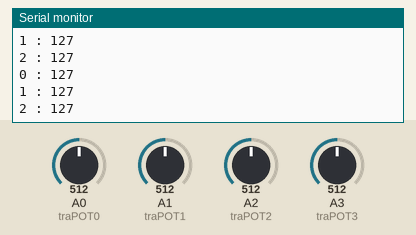
Recording of a sketch running on a simulated Arduino Uno, built with avr-gcc and run on an emulated ATmega328P. On the bench: the last lines printed to the serial monitor. The test bench sets the inputs (shaded band); at power-on: A1 (traPOT1) = 512, A3 (traPOT3) = 512, A0 (traPOT0) = 512, A2 (traPOT2) = 512. No radio packets arrive unless stated.

Above: at 4.2 s.
4.3 s: A1 (traPOT1) set to 743
At 4.43 s:
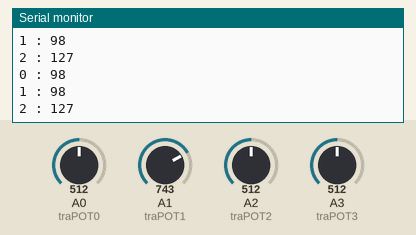
7.3 s: A3 (traPOT3) set to 539
At 7.36 s:
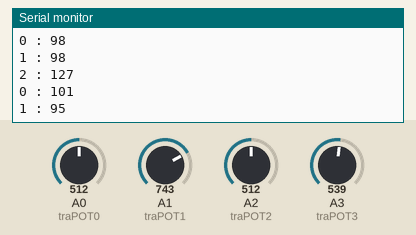
Timing chart, 0 to 10.3 s (numbered marks = the images above; inputs shaded):
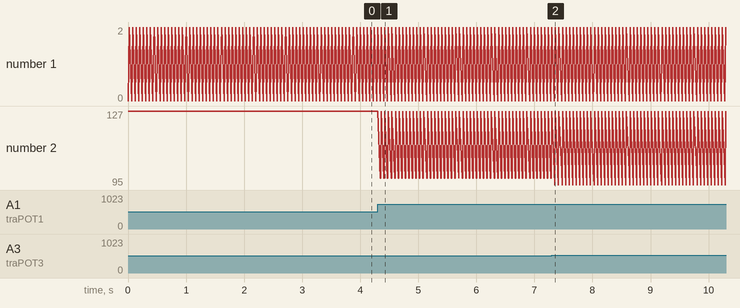

The sketch:

transmitter.ino
```cpp
//simple Tx on pin D12
//Written By : Mohannad Rawashdeh
// 3:00pm , 13/6/2013
//http://www.genotronex.com/
//..................................
#include <VirtualWire.h>

// variables envoyées par LoRa
byte controller[6];

// position du transmitter
int transmit = 5;

int traPOT0 = 0;
int traPOT1 = 1;
int traPOT2 = 2;
int traPOT3 = 3;

int LED = 13;

int valPOT0; // camera ?
int valPOT1; // vitesse
int valPOT2; // hauteur
int valPOT3; // direction

double traVal0; // valeur affectée au moteur gauche
double traVal1; // valeur affectée au moteur droit
double traVal2; // valeur affectée au moteur hauteur


int valLED;

boolean sended;

void setup() {

  vw_set_ptt_inverted(true); //
  vw_set_tx_pin(transmit);
  vw_setup(4000);// speed of data transfer Kbps

  Serial.begin(9600);
}

void loop(){

   // jaune bleu vert blanc

  /* */
  valPOT0 = analogRead(traPOT0); // ?           jaune-->jaune
  valPOT1 = analogRead(traPOT1); // vitesse     bleu-->vert
  valPOT2 = analogRead(traPOT2); // hauteur     vert-->bleu
  valPOT3 = analogRead(traPOT3); // direction   blanc-->bordeau

  // TRAITEMENT DES DONN2ES

  traVal0 = (1023 + valPOT3 - valPOT1)/2;    // moteur gauche
  traVal1 = 1023 - (valPOT3 + valPOT1)/2;    // moteur droite
  traVal2 = 1023 - valPOT2;                  // moteur hauteur

  // ENVOI DES DONNéS

  controller[0] = convPOTtoRC(traVal0);    // gauche
  controller[1] = convPOTtoRC(traVal1);    // droite
  controller[2] = convPOTtoRC(traVal2);    // hauteur


  Serial.println( "0 : " + (String) controller[0]);
  Serial.println( "1 : " + (String) controller[1]);
  Serial.println( "2 : " + (String) controller[2]);
  Serial.println();

  // on envoie le tableau
  vw_send(controller, sizeof(controller));
  // on attend la fin de l'envoie
  vw_wait_tx();
}

/* */
int convPOTtoRC(int valPOT){
  long res = valPOT;
  res = res*255;
  res = res/1023;
  return (int) res;
}
// */
```

Measured:
- after the input at 4.3 s, the serial monitor: prints a new line after 0.05 s (image 1)
- after the input at 7.3 s, the serial monitor: prints a new line at once (image 2)
